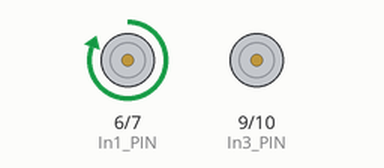
Simulated run of this sketch. Board: Arduino Uno, built with avr-gcc and run on an emulated ATmega328P. Shown: motor-driver pin pairs drawn as motors (green arrow = first pin HIGH = forward, orange = second pin HIGH = backward, longer = more drive, scaled by the enable pin). What the sketch prints to the serial monitor is not drawn.

Above: at 5.0 s.
At 15.0 s:
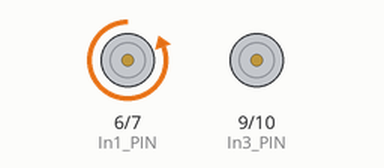
Timing chart, 0 to 26.0 s (numbered marks = the images above):
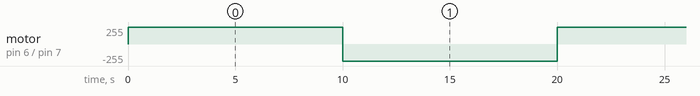

Measured:
- by itself, motor on pin 6 (In1_PIN) / pin 7 (In2_PIN): alternates forward 255/255 for 10.0 s and backward 255/255 for 10.0 s

The sketch:

SelfDrivingCar.ino
```cpp
#include "Configuration.h"

void setup() {
  #ifdef DEBUG_MODE
    Serial.begin(115200);
  #endif
//  initIR();
  initMotor();
}

void loop() {
//  loopIR();
  loopMotor();

}
```

IR.ino
```cpp
void initIR() {
  debugln("Set Up IR Receiver...");
  irrecv.enableIRIn();
  debugln("Set Up IR Receiver Successful.");
}

void loopIR() {
  if(irrecv.decode(&irResults)) {
    debugHex(irResults.value);
    irrecv.resume();
  }
  delay(100);
}
```

Motor.ino
```cpp
void initMotor() {
  debugln("Set Up Motor...");
  pinMode(EN_A_PIN, OUTPUT);
  pinMode(EN_B_PIN, OUTPUT);
  pinMode(In1_PIN,  OUTPUT);
  pinMode(In2_PIN,  OUTPUT);
  pinMode(In3_PIN,  OUTPUT);
  pinMode(In4_PIN,  OUTPUT);
  debugln("Set Up Motor Successful.");
}

void loopMotor() {
  digitalWrite(EN_A_PIN, HIGH);
  digitalWrite(EN_B_PIN, LOW);
  digitalWrite(In1_PIN, HIGH);
  digitalWrite(In2_PIN, LOW);
  digitalWrite(In3_PIN, HIGH);
  digitalWrite(In4_PIN, LOW);
  delay(10000);
  digitalWrite(In1_PIN, LOW);
  digitalWrite(In2_PIN, HIGH);
  digitalWrite(In3_PIN, LOW);
  digitalWrite(In4_PIN, HIGH);
  delay(10000);
}

void moveLeft() {

}

void moveRight() {
  digitalWrite(In1_PIN, HIGH);
  digitalWrite(In2_PIN, LOW);
  digitalWrite(In3_PIN, HIGH);
  digitalWrite(In4_PIN, LOW);
  delay(10000);
}

void moveFoward() {

}

void moveReverse() {

}
```

Configuration.h
```cpp
#include <IRremote.h>

#define DEBUG_MODE

//Config Pin
#define IR_RECEIVER_PIN 2
#define EN_A_PIN        5
#define In1_PIN         6
#define In2_PIN         7
#define EN_B_PIN        8
#define In3_PIN         9
#define In4_PIN         10

//IR
IRrecv irrecv(IR_RECEIVER_PIN);
decode_results irResults;

//Motor
int moveTime = 50;

void debug(String s) {
  #ifdef DEBUG_MODE
    Serial.print(s);
  #endif
}

void debugln(String s) {
  #ifdef DEBUG_MODE
    Serial.println(s);
  #endif
}

void debugHex(int x) {
  #ifdef DEBUG_MODE
    Serial.println(x, HEX);
  #endif
}
```
